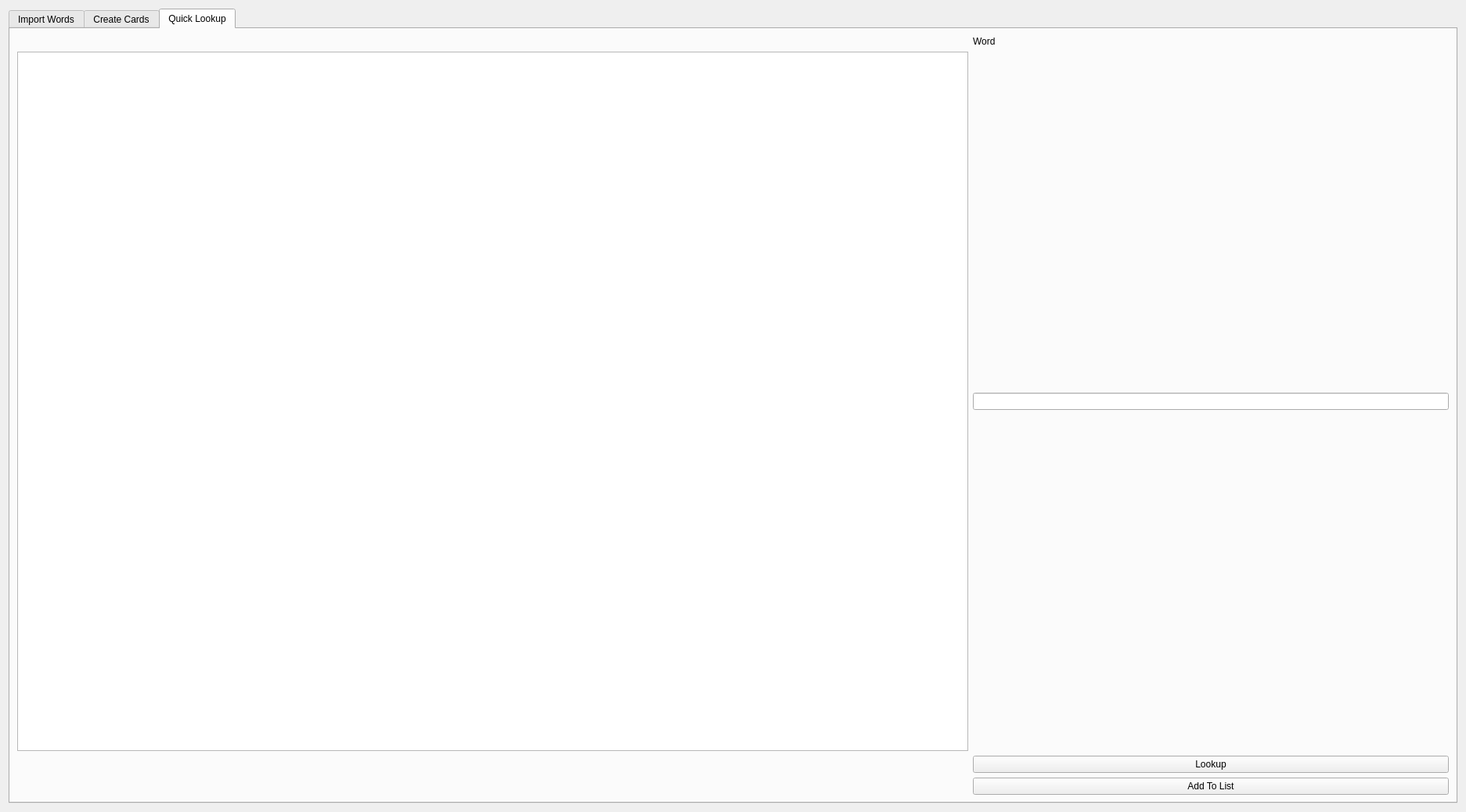
<?xml version="1.0" encoding="UTF-8"?>
<ui version="4.0">
 <class>tarjeta_ui</class>
 <widget class="QWidget" name="tarjeta_ui">
  <property name="geometry">
   <rect>
    <x>0</x>
    <y>0</y>
    <width>1873</width>
    <height>1038</height>
   </rect>
  </property>
  <property name="sizePolicy">
   <sizepolicy hsizetype="Expanding" vsizetype="Expanding">
    <horstretch>0</horstretch>
    <verstretch>0</verstretch>
   </sizepolicy>
  </property>
  <property name="windowTitle">
   <string>Form</string>
  </property>
  <layout class="QHBoxLayout" name="horizontalLayout">
   <item>
    <widget class="QTabWidget" name="tabWidget">
     <property name="currentIndex">
      <number>2</number>
     </property>
     <widget class="QWidget" name="tab">
      <attribute name="title">
       <string>Import Words</string>
      </attribute>
      <layout class="QGridLayout" name="gridLayout">
       <item row="0" column="0">
        <widget class="QScrollArea" name="scrollArea">
         <property name="widgetResizable">
          <bool>true</bool>
         </property>
         <widget class="QWidget" name="scrollAreaWidgetContents">
          <property name="geometry">
           <rect>
            <x>0</x>
            <y>0</y>
            <width>1829</width>
            <height>974</height>
           </rect>
          </property>
          <layout class="QGridLayout" name="gridLayout_6">
           <item row="0" column="0">
            <widget class="QTextEdit" name="textEdit"/>
           </item>
           <item row="0" column="1">
            <widget class="QPushButton" name="pushButton">
             <property name="text">
              <string>Save Words</string>
             </property>
            </widget>
           </item>
          </layout>
         </widget>
        </widget>
       </item>
      </layout>
     </widget>
     <widget class="QWidget" name="tab_2">
      <attribute name="title">
       <string>Create Cards</string>
      </attribute>
      <layout class="QGridLayout" name="gridLayout_2" columnstretch="2,1">
       <item row="0" column="1">
        <widget class="QLabel" name="label">
         <property name="text">
          <string>Front</string>
         </property>
        </widget>
       </item>
       <item row="2" column="1">
        <widget class="QLabel" name="label_2">
         <property name="text">
          <string>Back</string>
         </property>
        </widget>
       </item>
       <item row="4" column="0">
        <widget class="QPushButton" name="pushButton_2">
         <property name="text">
          <string>Add Card</string>
         </property>
        </widget>
       </item>
       <item row="1" column="0" rowspan="3">
        <widget class="QTabWidget" name="tabWidget_2">
         <property name="currentIndex">
          <number>1</number>
         </property>
         <widget class="QWidget" name="tab_3">
          <attribute name="title">
           <string>SpanishDict</string>
          </attribute>
          <layout class="QGridLayout" name="gridLayout_3">
           <item row="0" column="0">
            <widget class="QTextBrowser" name="textBrowser"/>
           </item>
          </layout>
         </widget>
         <widget class="QWidget" name="tab_4">
          <attribute name="title">
           <string>DLE</string>
          </attribute>
          <layout class="QGridLayout" name="gridLayout_4">
           <item row="0" column="0">
            <widget class="QTextBrowser" name="textBrowser_2"/>
           </item>
          </layout>
         </widget>
         <widget class="QWidget" name="tab_5">
          <attribute name="title">
           <string>WordReference</string>
          </attribute>
          <layout class="QGridLayout" name="gridLayout_5">
           <item row="0" column="0">
            <widget class="QTextBrowser" name="textBrowser_3"/>
           </item>
          </layout>
         </widget>
        </widget>
       </item>
       <item row="1" column="1">
        <widget class="QTextEdit" name="textEdit_2"/>
       </item>
       <item row="3" column="1">
        <widget class="QTextEdit" name="textEdit_3">
         <property name="lineWrapMode">
          <enum>QTextEdit::WidgetWidth</enum>
         </property>
        </widget>
       </item>
       <item row="5" column="1">
        <widget class="QPushButton" name="pushButton_4">
         <property name="text">
          <string>Write Word</string>
         </property>
        </widget>
       </item>
       <item row="4" column="1">
        <widget class="QPushButton" name="pushButton_3">
         <property name="text">
          <string>Next Word</string>
         </property>
        </widget>
       </item>
       <item row="6" column="1">
        <widget class="QPushButton" name="pushButton_5">
         <property name="text">
          <string>Skip Word (Remove From List)</string>
         </property>
        </widget>
       </item>
      </layout>
     </widget>
     <widget class="QWidget" name="tab_6">
      <attribute name="title">
       <string>Quick Lookup</string>
      </attribute>
      <layout class="QGridLayout" name="gridLayout_7" columnstretch="2,1,0">
       <item row="1" column="0">
        <widget class="QTextBrowser" name="textBrowser_4"/>
       </item>
       <item row="1" column="1">
        <widget class="QLineEdit" name="lineEdit"/>
       </item>
       <item row="0" column="1">
        <widget class="QLabel" name="label_3">
         <property name="text">
          <string>Word</string>
         </property>
        </widget>
       </item>
       <item row="2" column="1">
        <widget class="QPushButton" name="pushButton_6">
         <property name="text">
          <string>Lookup</string>
         </property>
        </widget>
       </item>
       <item row="3" column="1">
        <widget class="QPushButton" name="pushButton_7">
         <property name="text">
          <string>Add To List</string>
         </property>
        </widget>
       </item>
      </layout>
     </widget>
    </widget>
   </item>
  </layout>
 </widget>
 <resources/>
 <connections/>
</ui>
